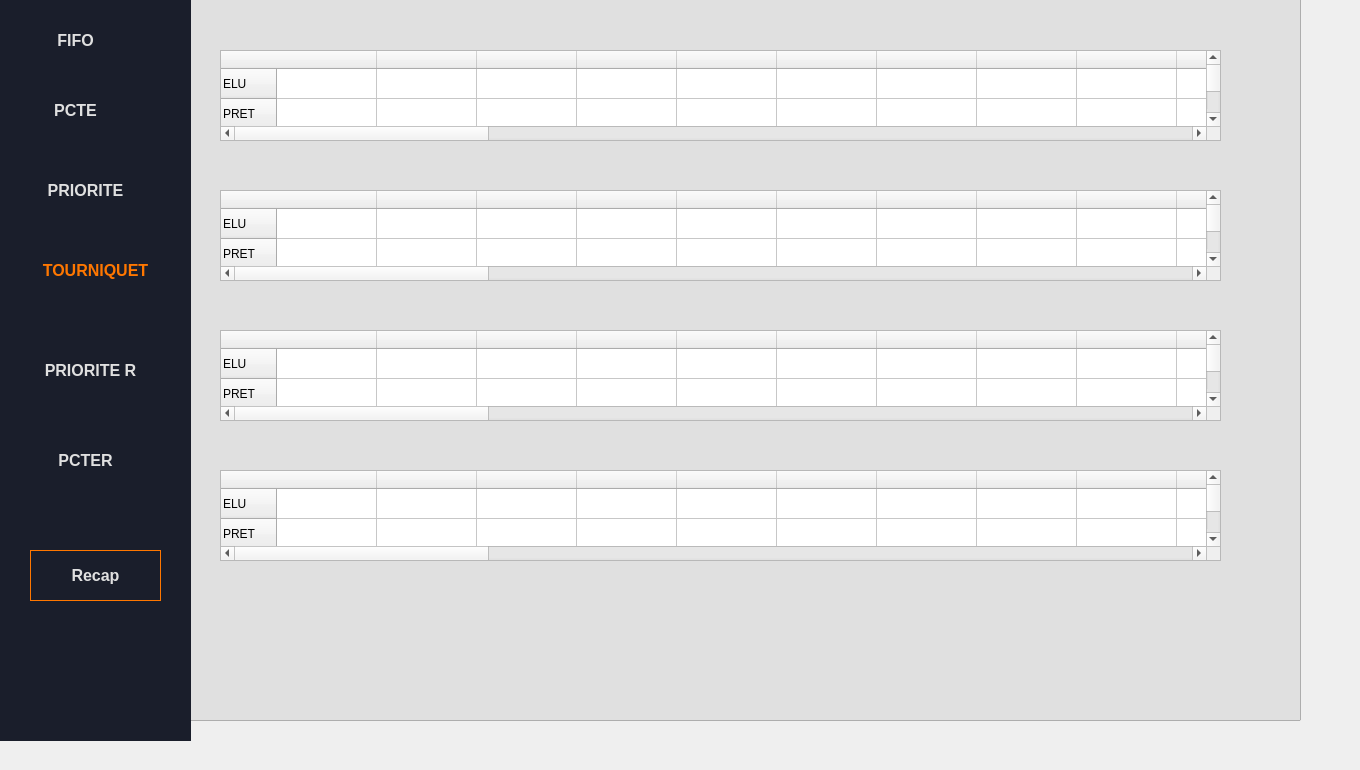
    <widget class="QWidget" name="page_9">
     <widget class="QListView" name="listView_4">
      <property name="geometry">
       <rect>
        <x>-50</x>
        <y>-40</y>
        <width>1351</width>
        <height>761</height>
       </rect>
      </property>
      <property name="styleSheet">
       <string notr="true">background:#E0E0E0</string>
      </property>
     </widget>
     <widget class="QWidget" name="widget_4" native="true">
      <property name="geometry">
       <rect>
        <x>0</x>
        <y>0</y>
        <width>191</width>
        <height>741</height>
       </rect>
      </property>
      <property name="styleSheet">
       <string notr="true"> background-color: #1A1E2B; /* Dark navy blue */
  color: #E0E0E0; /* Light gray text */
  font-family: Arial, sans-serif;</string>
      </property>
      <widget class="QPushButton" name="pushButton">
       <property name="geometry">
        <rect>
         <x>40</x>
         <y>260</y>
         <width>111</width>
         <height>21</height>
        </rect>
       </property>
       <property name="styleSheet">
        <string notr="true">border:none ;
color: #FF7700 ;
 background-color: #1A1E2B; 
font-weight: bold ;
font-size: 16px</string>
       </property>
       <property name="text">
        <string>TOURNIQUET</string>
       </property>
      </widget>
      <widget class="QPushButton" name="pushButton_2">
       <property name="geometry">
        <rect>
         <x>30</x>
         <y>180</y>
         <width>111</width>
         <height>21</height>
        </rect>
       </property>
       <property name="styleSheet">
        <string notr="true">border:none ;
color: #E0E0E0 ;
 background-color: #1A1E2B; 
font-weight: bold ;
font-size: 16px</string>
       </property>
       <property name="text">
        <string>PRIORITE</string>
       </property>
      </widget>
      <widget class="QPushButton" name="pushButton_3">
       <property name="geometry">
        <rect>
         <x>20</x>
         <y>100</y>
         <width>111</width>
         <height>21</height>
        </rect>
       </property>
       <property name="styleSheet">
        <string notr="true">border:none ;
color: #E0E0E0 ;
 background-color: #1A1E2B; 
font-weight: bold ;
font-size: 16px</string>
       </property>
       <property name="text">
        <string>PCTE</string>
       </property>
      </widget>
      <widget class="QPushButton" name="pushButton_4">
       <property name="geometry">
        <rect>
         <x>20</x>
         <y>30</y>
         <width>111</width>
         <height>21</height>
        </rect>
       </property>
       <property name="styleSheet">
        <string notr="true">border:none ;
color: #E0E0E0 ;
 background-color: #1A1E2B; 
font-weight: bold ;
font-size: 16px</string>
       </property>
       <property name="text">
        <string>FIFO</string>
       </property>
      </widget>
      <widget class="QPushButton" name="pushButton_20">
       <property name="geometry">
        <rect>
         <x>30</x>
         <y>550</y>
         <width>131</width>
         <height>51</height>
        </rect>
       </property>
       <property name="styleSheet">
        <string notr="true">border: 1px solid  #FF7700 ;
color: #E0E0E0 ;
 background-color: #1A1E2B; 
font-weight: bold ;
font-size: 16px</string>
       </property>
       <property name="text">
        <string>Recap</string>
       </property>
      </widget>
      <widget class="QPushButton" name="pushButton_35">
       <property name="geometry">
        <rect>
         <x>0</x>
         <y>360</y>
         <width>181</width>
         <height>21</height>
        </rect>
       </property>
       <property name="styleSheet">
        <string notr="true">border:none ;
color:#E0E0E0 ;
 background-color: #1A1E2B; 
font-weight: bold ;
font-size: 16px</string>
       </property>
       <property name="text">
        <string>PRIORITE R</string>
       </property>
      </widget>
      <widget class="QPushButton" name="pushButton_40">
       <property name="geometry">
        <rect>
         <x>30</x>
         <y>450</y>
         <width>111</width>
         <height>21</height>
        </rect>
       </property>
       <property name="styleSheet">
        <string notr="true">border:none ;
color: #E0E0E0 ;
 background-color: #1A1E2B; 
font-weight: bold ;
font-size: 16px</string>
       </property>
       <property name="text">
        <string>PCTER</string>
       </property>
      </widget>
     </widget>
     <widget class="QTableWidget" name="tableWidget_13">
      <property name="geometry">
       <rect>
        <x>220</x>
        <y>50</y>
        <width>1001</width>
        <height>91</height>
       </rect>
      </property>
      <row>
       <property name="text">
        <string>ELU</string>
       </property>
      </row>
      <row>
       <property name="text">
        <string>PRET</string>
       </property>
      </row>
      <row>
       <property name="text">
        <string>BLOQUE</string>
       </property>
      </row>
      <column>
       <property name="text">
        <string/>
       </property>
      </column>
      <column>
       <property name="text">
        <string/>
       </property>
      </column>
      <column>
       <property name="text">
        <string/>
       </property>
      </column>
      <column>
       <property name="text">
        <string/>
       </property>
      </column>
      <column>
       <property name="text">
        <string/>
       </property>
      </column>
      <column>
       <property name="text">
        <string/>
       </property>
      </column>
      <column>
       <property name="text">
        <string/>
       </property>
      </column>
      <column>
       <property name="text">
        <string/>
       </property>
      </column>
      <column>
       <property name="text">
        <string/>
       </property>
      </column>
      <column>
       <property name="text">
        <string/>
       </property>
      </column>
      <column>
       <property name="text">
        <string/>
       </property>
      </column>
      <column>
       <property name="text">
        <string/>
       </property>
      </column>
      <column>
       <property name="text">
        <string/>
       </property>
      </column>
      <column>
       <property name="text">
        <string/>
       </property>
      </column>
      <column>
       <property name="text">
        <string/>
       </property>
      </column>
      <column>
       <property name="text">
        <string/>
       </property>
      </column>
      <column>
       <property name="text">
        <string/>
       </property>
      </column>
      <column>
       <property name="text">
        <string/>
       </property>
      </column>
      <column>
       <property name="text">
        <string/>
       </property>
      </column>
      <column>
       <property name="text">
        <string/>
       </property>
      </column>
      <column>
       <property name="text">
        <string/>
       </property>
      </column>
      <column>
       <property name="text">
        <string/>
       </property>
      </column>
      <column>
       <property name="text">
        <string/>
       </property>
      </column>
      <column>
       <property name="text">
        <string/>
       </property>
      </column>
      <column>
       <property name="text">
        <string/>
       </property>
      </column>
      <column>
       <property name="text">
        <string/>
       </property>
      </column>
      <column>
       <property name="text">
        <string/>
       </property>
      </column>
      <column>
       <property name="text">
        <string/>
       </property>
      </column>
      <column>
       <property name="text">
        <string/>
       </property>
      </column>
      <column>
       <property name="text">
        <string/>
       </property>
      </column>
      <column>
       <property name="text">
        <string/>
       </property>
      </column>
      <column>
       <property name="text">
        <string/>
       </property>
      </column>
      <column>
       <property name="text">
        <string/>
       </property>
      </column>
      <column>
       <property name="text">
        <string/>
       </property>
      </column>
     </widget>
     <widget class="QTableWidget" name="tableWidget_14">
      <property name="geometry">
       <rect>
        <x>220</x>
        <y>190</y>
        <width>1001</width>
        <height>91</height>
       </rect>
      </property>
      <row>
       <property name="text">
        <string>ELU</string>
       </property>
      </row>
      <row>
       <property name="text">
        <string>PRET</string>
       </property>
      </row>
      <row>
       <property name="text">
        <string>BLOQUE</string>
       </property>
      </row>
      <column>
       <property name="text">
        <string/>
       </property>
      </column>
      <column>
       <property name="text">
        <string/>
       </property>
      </column>
      <column>
       <property name="text">
        <string/>
       </property>
      </column>
      <column>
       <property name="text">
        <string/>
       </property>
      </column>
      <column>
       <property name="text">
        <string/>
       </property>
      </column>
      <column>
       <property name="text">
        <string/>
       </property>
      </column>
      <column>
       <property name="text">
        <string/>
       </property>
      </column>
      <column>
       <property name="text">
        <string/>
       </property>
      </column>
      <column>
       <property name="text">
        <string/>
       </property>
      </column>
      <column>
       <property name="text">
        <string/>
       </property>
      </column>
      <column>
       <property name="text">
        <string/>
       </property>
      </column>
      <column>
       <property name="text">
        <string/>
       </property>
      </column>
      <column>
       <property name="text">
        <string/>
       </property>
      </column>
      <column>
       <property name="text">
        <string/>
       </property>
      </column>
      <column>
       <property name="text">
        <string/>
       </property>
      </column>
      <column>
       <property name="text">
        <string/>
       </property>
      </column>
      <column>
       <property name="text">
        <string/>
       </property>
      </column>
      <column>
       <property name="text">
        <string/>
       </property>
      </column>
      <column>
       <property name="text">
        <string/>
       </property>
      </column>
      <column>
       <property name="text">
        <string/>
       </property>
      </column>
      <column>
       <property name="text">
        <string/>
       </property>
      </column>
      <column>
       <property name="text">
        <string/>
       </property>
      </column>
      <column>
       <property name="text">
        <string/>
       </property>
      </column>
      <column>
       <property name="text">
        <string/>
       </property>
      </column>
      <column>
       <property name="text">
        <string/>
       </property>
      </column>
      <column>
       <property name="text">
        <string/>
       </property>
      </column>
      <column>
       <property name="text">
        <string/>
       </property>
      </column>
      <column>
       <property name="text">
        <string/>
       </property>
      </column>
      <column>
       <property name="text">
        <string/>
       </property>
      </column>
      <column>
       <property name="text">
        <string/>
       </property>
      </column>
      <column>
       <property name="text">
        <string/>
       </property>
      </column>
      <column>
       <property name="text">
        <string/>
       </property>
      </column>
      <column>
       <property name="text">
        <string/>
       </property>
      </column>
      <column>
       <property name="text">
        <string/>
       </property>
      </column>
     </widget>
     <widget class="QTableWidget" name="tableWidget_15">
      <property name="geometry">
       <rect>
        <x>220</x>
        <y>330</y>
        <width>1001</width>
        <height>91</height>
       </rect>
      </property>
      <row>
       <property name="text">
        <string>ELU</string>
       </property>
      </row>
      <row>
       <property name="text">
        <string>PRET</string>
       </property>
      </row>
      <row>
       <property name="text">
        <string>BLOQUE</string>
       </property>
      </row>
      <column>
       <property name="text">
        <string/>
       </property>
      </column>
      <column>
       <property name="text">
        <string/>
       </property>
      </column>
      <column>
       <property name="text">
        <string/>
       </property>
      </column>
      <column>
       <property name="text">
        <string/>
       </property>
      </column>
      <column>
       <property name="text">
        <string/>
       </property>
      </column>
      <column>
       <property name="text">
        <string/>
       </property>
      </column>
      <column>
       <property name="text">
        <string/>
       </property>
      </column>
      <column>
       <property name="text">
        <string/>
       </property>
      </column>
      <column>
       <property name="text">
        <string/>
       </property>
      </column>
      <column>
       <property name="text">
        <string/>
       </property>
      </column>
      <column>
       <property name="text">
        <string/>
       </property>
      </column>
      <column>
       <property name="text">
        <string/>
       </property>
      </column>
      <column>
       <property name="text">
        <string/>
       </property>
      </column>
      <column>
       <property name="text">
        <string/>
       </property>
      </column>
      <column>
       <property name="text">
        <string/>
       </property>
      </column>
      <column>
       <property name="text">
        <string/>
       </property>
      </column>
      <column>
       <property name="text">
        <string/>
       </property>
      </column>
      <column>
       <property name="text">
        <string/>
       </property>
      </column>
      <column>
       <property name="text">
        <string/>
       </property>
      </column>
      <column>
       <property name="text">
        <string/>
       </property>
      </column>
      <column>
       <property name="text">
        <string/>
       </property>
      </column>
      <column>
       <property name="text">
        <string/>
       </property>
      </column>
      <column>
       <property name="text">
        <string/>
       </property>
      </column>
      <column>
       <property name="text">
        <string/>
       </property>
      </column>
      <column>
       <property name="text">
        <string/>
       </property>
      </column>
      <column>
       <property name="text">
        <string/>
       </property>
      </column>
      <column>
       <property name="text">
        <string/>
       </property>
      </column>
      <column>
       <property name="text">
        <string/>
       </property>
      </column>
      <column>
       <property name="text">
        <string/>
       </property>
      </column>
      <column>
       <property name="text">
        <string/>
       </property>
      </column>
      <column>
       <property name="text">
        <string/>
       </property>
      </column>
      <column>
       <property name="text">
        <string/>
       </property>
      </column>
      <column>
       <property name="text">
        <string/>
       </property>
      </column>
      <column>
       <property name="text">
        <string/>
       </property>
      </column>
     </widget>
     <widget class="QTableWidget" name="tableWidget_16">
      <property name="geometry">
       <rect>
        <x>220</x>
        <y>470</y>
        <width>1001</width>
        <height>91</height>
       </rect>
      </property>
      <row>
       <property name="text">
        <string>ELU</string>
       </property>
      </row>
      <row>
       <property name="text">
        <string>PRET</string>
       </property>
      </row>
      <row>
       <property name="text">
        <string>BLOQUE</string>
       </property>
      </row>
      <column>
       <property name="text">
        <string/>
       </property>
      </column>
      <column>
       <property name="text">
        <string/>
       </property>
      </column>
      <column>
       <property name="text">
        <string/>
       </property>
      </column>
      <column>
       <property name="text">
        <string/>
       </property>
      </column>
      <column>
       <property name="text">
        <string/>
       </property>
      </column>
      <column>
       <property name="text">
        <string/>
       </property>
      </column>
      <column>
       <property name="text">
        <string/>
       </property>
      </column>
      <column>
       <property name="text">
        <string/>
       </property>
      </column>
      <column>
       <property name="text">
        <string/>
       </property>
      </column>
      <column>
       <property name="text">
        <string/>
       </property>
      </column>
      <column>
       <property name="text">
        <string/>
       </property>
      </column>
      <column>
       <property name="text">
        <string/>
       </property>
      </column>
      <column>
       <property name="text">
        <string/>
       </property>
      </column>
      <column>
       <property name="text">
        <string/>
       </property>
      </column>
      <column>
       <property name="text">
        <string/>
       </property>
      </column>
      <column>
       <property name="text">
        <string/>
       </property>
      </column>
      <column>
       <property name="text">
        <string/>
       </property>
      </column>
      <column>
       <property name="text">
        <string/>
       </property>
      </column>
      <column>
       <property name="text">
        <string/>
       </property>
      </column>
      <column>
       <property name="text">
        <string/>
       </property>
      </column>
      <column>
       <property name="text">
        <string/>
       </property>
      </column>
      <column>
       <property name="text">
        <string/>
       </property>
      </column>
      <column>
       <property name="text">
        <string/>
       </property>
      </column>
      <column>
       <property name="text">
        <string/>
       </property>
      </column>
      <column>
       <property name="text">
        <string/>
       </property>
      </column>
      <column>
       <property name="text">
        <string/>
       </property>
      </column>
      <column>
       <property name="text">
        <string/>
       </property>
      </column>
      <column>
       <property name="text">
        <string/>
       </property>
      </column>
      <column>
       <property name="text">
        <string/>
       </property>
      </column>
      <column>
       <property name="text">
        <string/>
       </property>
      </column>
      <column>
       <property name="text">
        <string/>
       </property>
      </column>
      <column>
       <property name="text">
        <string/>
       </property>
      </column>
      <column>
       <property name="text">
        <string/>
       </property>
      </column>
      <column>
       <property name="text">
        <string/>
       </property>
      </column>
     </widget>
    </widget>
